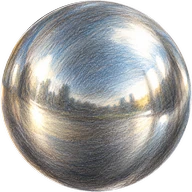
#> input picture images/boule-metal.webp, 192 x 192 px
$ python preparer-boule.py ../images/boule-metal.webp
#> lines starting #> are read from the running program, lines starting #| are printed output that depends on the picture; after the words box and inside, x2 and y2 are one past the last pixel; in counts of white or black regions, pixels touching at a corner belong together
"""
Prépare la boule dessinée (js/ballArt.js : bille d'acier au crayon) à partir du dessin fourni (fond noir) :
le disque de la boule est repéré (tout ce qui n'est pas noir), découpé en rond avec un bord adouci
(fond transparent), puis réduit à 192 × 192 : la boule fait 60 px du monde, soit 50 à 150 pixels à
l'écran selon la vue et la résolution. Écrit images/boule-metal.webp.
Usage : python3 tools/preparer-boule.py boule.png
"""
import os
import sys

import numpy as np
from PIL import Image

src = Image.open(sys.argv[1]).convert('RGB')
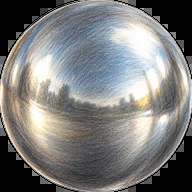
#> src: PIL image 192x192 RGB; mean R, G, B 123.5, 123.6, 122.6
a = np.asarray(src).astype(np.int16)
ink = a.max(axis=2) > 28                      # tout ce qui n'est pas le fond noir
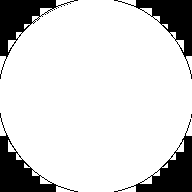
#> ink: shape (192, 192) bool; 82.8% white; 5 black regions (1 under 20 px), largest, box (x1, y1, x2, y2) and area: (0, 0, 78, 79) 1601, (0, 113, 78, 192) 1582, (114, 0, 192, 79) 1579, (114, 119, 192, 192) 1571
ys, xs = np.nonzero(ink)
cx, cy = (xs.min() + xs.max()) / 2, (ys.min() + ys.max()) / 2
#> cx = 95.5; cy = 95.5
r = min(xs.max() - xs.min(), ys.max() - ys.min()) / 2 - 2   # un peu à l'intérieur : pas de liseré noir
#> r = 93.5
SIZE, SS = 192, 4                              # taille finale, sur-échantillonnage du bord
box = (cx - r, cy - r, cx + r, cy + r)
#> box = (2, 2, 189, 189)
disc = src.crop(tuple(round(v) for v in box)).resize((SIZE, SIZE), Image.LANCZOS)
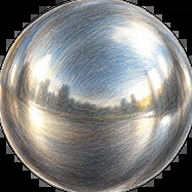
#> disc: PIL image 192x192 RGB; mean R, G, B 127.3, 127.4, 126.4
yy, xx = np.mgrid[0:SIZE * SS, 0:SIZE * SS]
c = SIZE * SS / 2
mask = (((xx + 0.5 - c) ** 2 + (yy + 0.5 - c) ** 2) <= (c - SS * 0.5) ** 2).astype(np.uint8) * 255
mask = Image.fromarray(mask).resize((SIZE, SIZE), Image.LANCZOS)
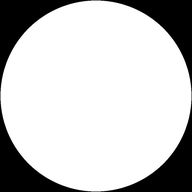
#> mask: PIL image 192x192 L; min 0, max 255, mean 198.2
disc.putalpha(mask)
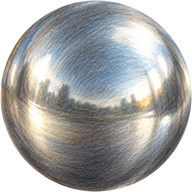
#> disc: PIL image 192x192 RGBA; mean R, G, B, A 127.3, 127.4, 126.4, 198.2; transparent parts drawn white
out = os.path.join(os.path.dirname(__file__), '..', 'images', 'boule-metal.webp')
disc.save(out, quality=90, method=6)
print('centre', round(cx), round(cy), 'rayon', round(r), '→', out, os.path.getsize(out), 'octets')
#| centre 96 96 rayon 94 → tools/../images/boule-metal.webp 12680 octets

$ run again, with images/boule-crayons.webp copied over images/boule-metal.webp
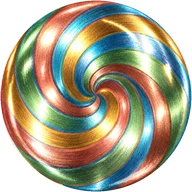
#> input picture images/boule-crayons.webp, 192 x 192 px
#> `src = Image.open(sys.argv[1]).convert('RGB')`:
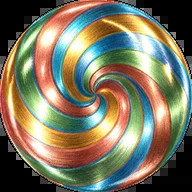
#> src: PIL image 192x192 RGB; mean R, G, B 122.9, 117.4, 96.1
#> ink: shape (192, 192) bool; 83.2% white; 28 black regions (24 under 20 px), largest, box (x1, y1, x2, y2) and area: (0, 114, 78, 192) 1581, (0, 0, 78, 79) 1580, (132, 0, 192, 79) 1543, (129, 134, 192, 192) 1435
#> cx = 95.5
#> r = 93.5
#> box = (2, 2, 189, 189)
#> `disc.putalpha(mask)`:
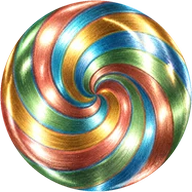
#> disc: PIL image 192x192 RGBA; mean R, G, B, A 127.5, 121.8, 99.2, 198.2; transparent parts drawn white
#| centre 96 96 rayon 94 → tools/../images/boule-metal.webp 14870 octets
